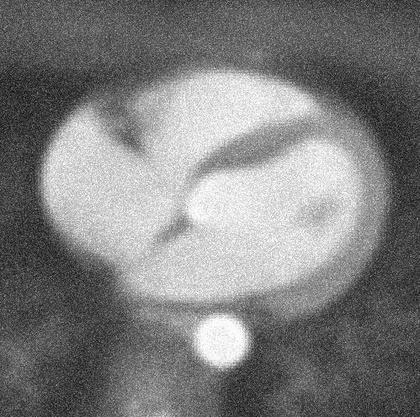
%> input picture 作业/hw5-18300290007/图片库/test518.jpg, 420 x 417 px, shrunk from 499 x 495 before the run
$ octave SmoothFliter.m   (GNU Octave 9; MATLAB toolbox functions it lacks are replaced by stand-ins)
%> lines starting %> are read from the running program, lines starting %| are printed output that depends on the picture
### 精选/image_treatment_function/mysmoothfliter.m
% 平滑操作函数
function b=mysmoothfliter(img,k)
p=(k-1)/2; % 滑窗半径
[m,n,o]=size(img);
% 因为下面生成的滤波器矩阵为double类型，为使矩阵乘法合法必须转化
img=im2double(img);
% 原尺寸
M=m-2*p;
N=n-2*p;
b=zeros(M,N,o);
%生成平滑滤波器
temp=ones(k)/9;
% 进行卷积核操作
for i=1:M
    for j=1:N
        for t=1:o
        b(i,j,t)=sum(sum(temp.*img(i:i+2*p,j:j+2*p,t)));
        end
    end
end
% 归一化
for i=1:o
    maxb=max(max(b(:,:,i)));
    minb=min(min(b(:,:,i)));
    b(:,:,i)=(b(:,:,i)-minb)./(maxb-minb);
end
end

### 精选/全过程处理/SmoothFliter.m
clc;clear all;close all
img=imread('图片库//test518.jpg');%读取图像信息
%> img is the input picture: size 417x420 uint8; min 0, max 255, mean 126.9
subplot(131)
imshow(img)
title('origin image')
b=fill(img,7);
%> after the loop in fill, `for i=1:o`:
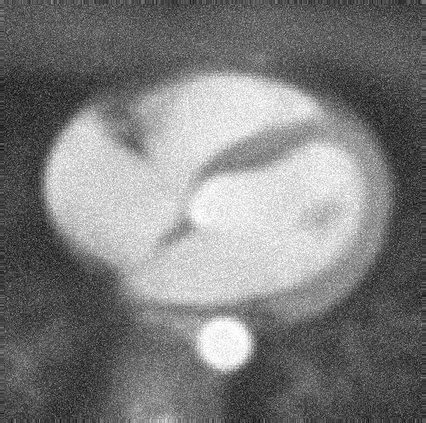
%> B: size 423x426 double; min 0, max 1, mean 0.492
b=mysmoothfliter(b,7);
%> after the loop in mysmoothfliter, `for i=1:M`:
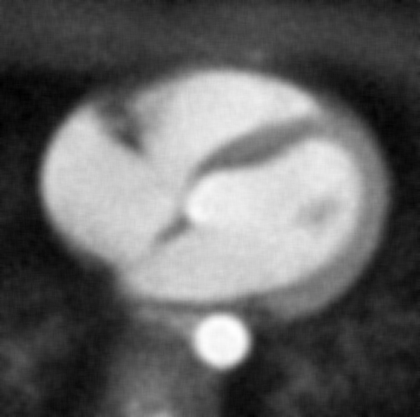
%> b: size 417x420 double; min 0.965, max 5.35, mean 2.71; drawn with min black and max white
%> the loop in mysmoothfliter, `for i=1:o` made 1 pass
%> (maxb, minb) on pass 1: (5.35, 0.965)
subplot(132)
imshow(b)
title('smooth fliter with k=7')
b=fill(img,13);
%> call 2 of fill, with k = 13
%> after the loop in fill (call 2), `for i=1:o`:
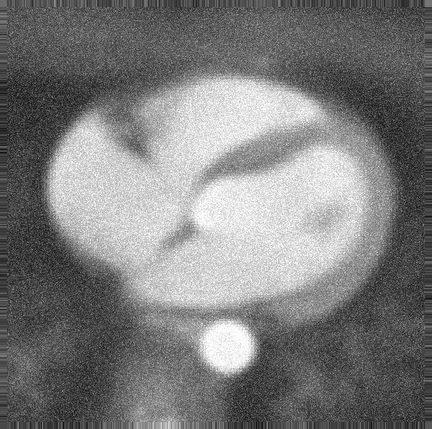
%> B: size 429x432 double; min 0, max 1, mean 0.487
b=mysmoothfliter(b,13);
%> the loop in mysmoothfliter (call 2), `for i=1:o` made 1 pass
%> (maxb, minb) on pass 1: (18.22, 3.58)
subplot(133)
imshow(b)
title('smooth fliter with k=13')
imwrite(b,'test519.jpg','jpg')

% 扩展图像来处理边界
function B=fill(A,k) % 采用复制图像边界来扩展
p=(k-1)/2; % 滑窗半径
[m,n,o]=size(A);
% 因为下面生成的扩展矩阵为double类型，为使矩阵乘法合法必须转化
A=im2double(A);
% 扩展矩阵：temp2为行扩展，temp1为列扩展
temp1=blkdiag(ones(1,p+1),eye(n-2),ones(1,p+1));
temp2=blkdiag(ones(p+1,1),eye(m-2),ones(p+1,1));
% 对所有通道操作赋值
for i=1:o
    B(:,:,i)=temp2*A(:,:,i)*temp1;
end
end

$ run again, with 作业/hw5-18300290007/图片库/test517.jpg copied over 作业/hw5-18300290007/图片库/test518.jpg
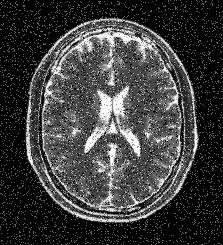
%> input picture 作业/hw5-18300290007/图片库/test517.jpg, 223 x 245 px
%> img is the input picture: size 245x223 uint8; min 0, max 255, mean 62
%> the loop in mysmoothfliter, `for i=1:o` made 1 pass
%> (maxb, minb) on pass 1: (5.23, 0.0405)
%> after the loop in fill (call 2), `for i=1:o`:
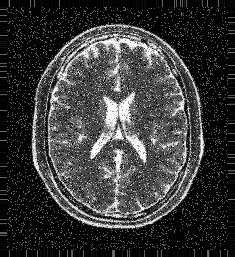
%> B: size 257x235 double; min 0, max 1, mean 0.224
%> after the loop in mysmoothfliter (call 2), `for i=1:M`:
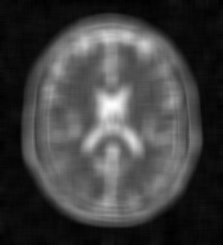
%> b: size 245x223 double; min 0.331, max 16.9, mean 4.57; drawn with min black and max white
%> the loop in mysmoothfliter (call 2), `for i=1:o` made 1 pass
%> (maxb, minb) on pass 1: (16.9, 0.331)
